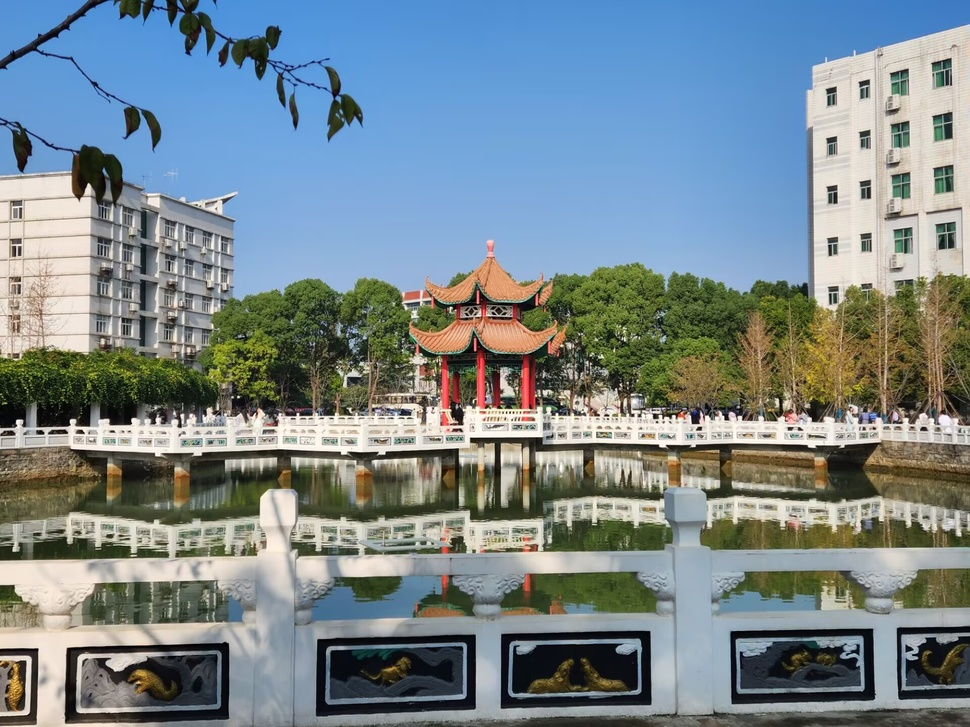
#> input picture Class/my.jpg, 970 x 727 px, shrunk from 1920 x 1440 before the run
$ python '2.1噪声直方图.py'
#> lines starting #> are read from the running program, lines starting #| are printed output that depends on the picture
import cv2
import numpy as np
import matplotlib.pyplot as plt


def add_gaussian_noise(image, mean=0, sigma=25):

    # 获取图像的行列数
    row, col = image.shape

    # 生成高斯噪声
    gaussian_noise = np.random.normal(mean, sigma, (row, col))

    # 添加噪声到原图像
    noisy_image = np.clip(image + gaussian_noise, 0, 255)  # 保证像素值在0到255之间
    return noisy_image.astype(np.uint8)


def plot_noise_histogram(noisy_image):

    # 计算图像的直方图
    hist, bins = np.histogram(noisy_image.flatten(), bins=256, range=(0, 255))

    # 绘制直方图
    plt.figure(figsize=(8, 6))
    plt.title("Noise Histogram")
    plt.xlabel("Pixel Intensity")
    plt.ylabel("Frequency")
    plt.bar(bins[:-1], hist, width=1, color='gray', alpha=0.7)
    plt.grid(True)
    plt.show()


# 读取原图像
image = cv2.imread('my.jpg', cv2.IMREAD_GRAYSCALE)
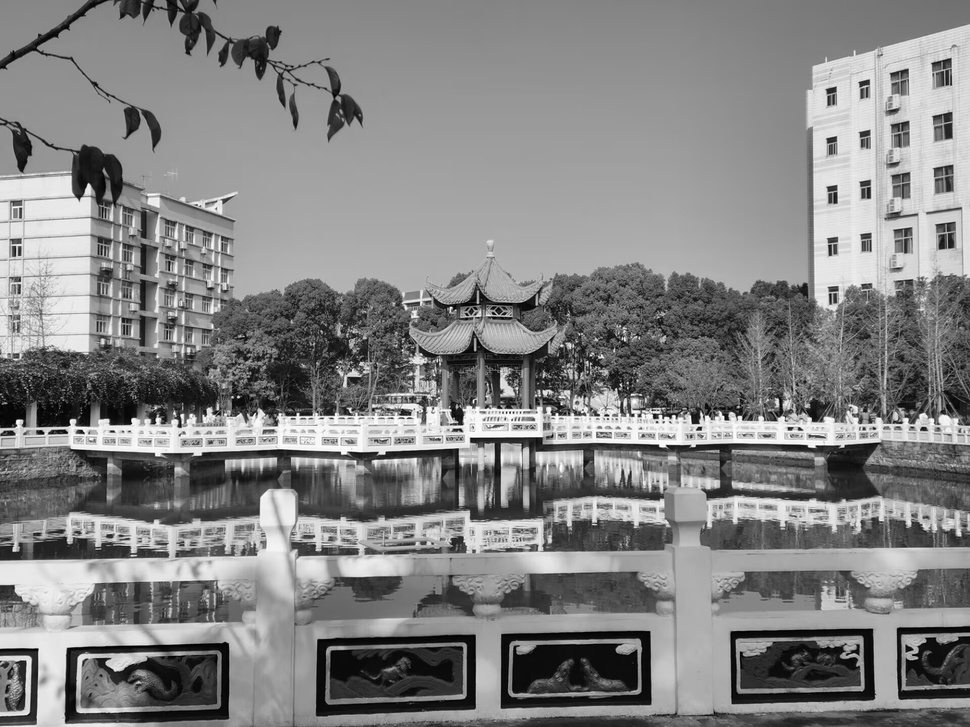
#> image: shape (727, 970); min 0, max 255, mean 131.1
if image is None:
    raise ValueError("Image not found!")

# 向图像添加高斯噪声
noisy_image = add_gaussian_noise(image, mean=0, sigma=25)

# 显示原图像和噪声图像
plt.figure(figsize=(12, 6))

plt.subplot(1, 2, 1)
plt.imshow(image, cmap='gray')
plt.title('Original Image')
plt.axis('off')

plt.subplot(1, 2, 2)
plt.imshow(noisy_image, cmap='gray')
plt.title('Noisy Image')
plt.axis('off')

plt.tight_layout()
plt.show()
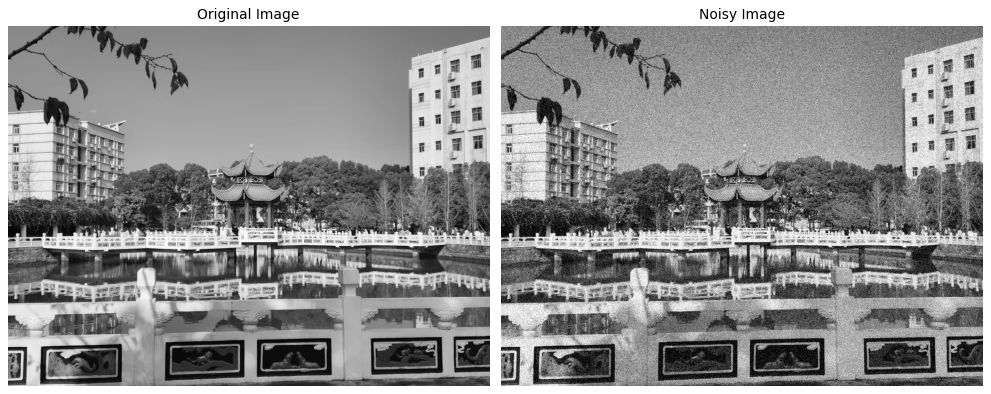
#> figure drawn by matplotlib, 2 panels

# 绘制噪声直方图
plot_noise_histogram(noisy_image)
#> in plot_noise_histogram, `hist, bins = np.histogram(noisy_image.flatten(), bins=256, range=(0, 2..`: hist = 256 values, max 14509 at index 0, min 641 at index 254, mean 2754.6; bins = 257 values from 0 to 255
#> in plot_noise_histogram, `plt.show()`:
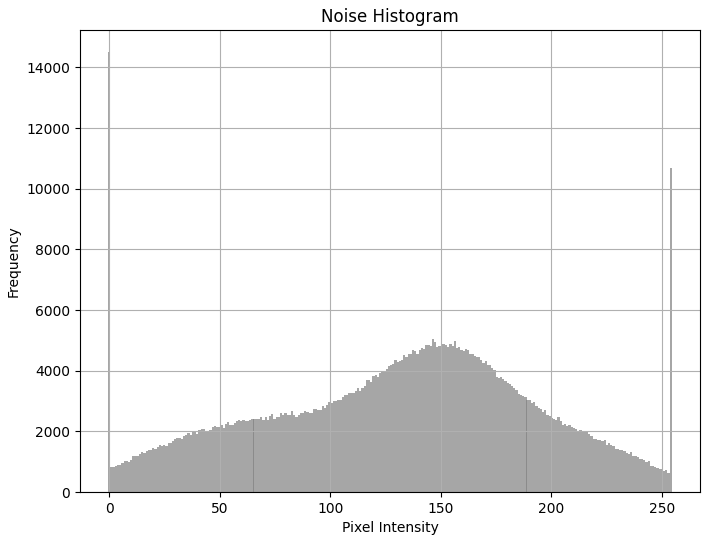
#> figure drawn by matplotlib, 1 panel; tallest bar 14509 high, from x = -0.5 to 0.5

$ run again, with Class/face.jpg copied over Class/my.jpg
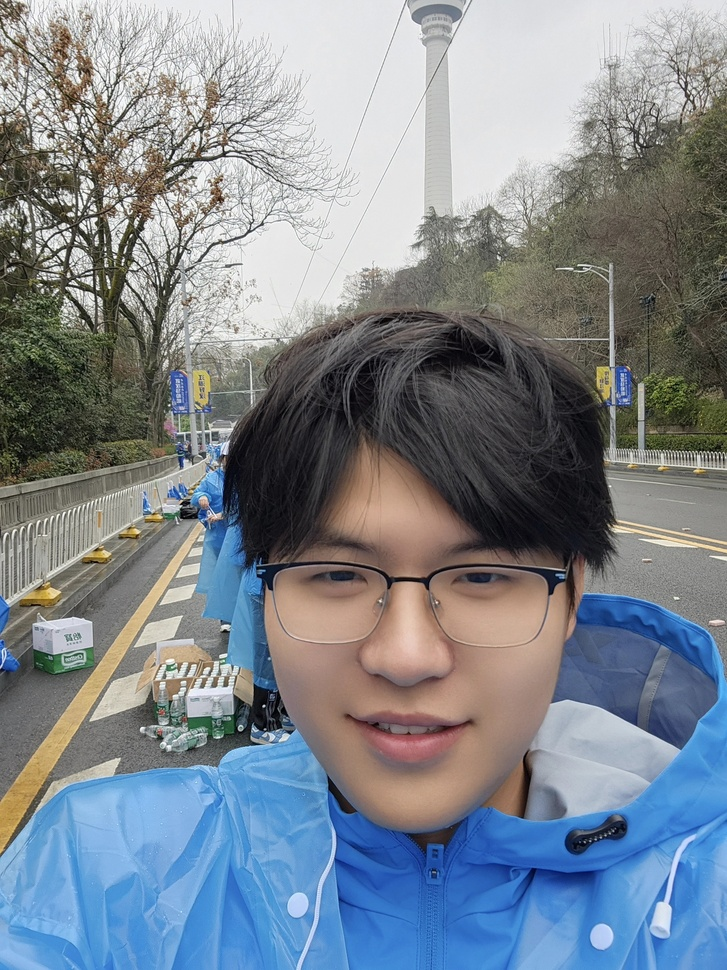
#> input picture Class/face.jpg, 727 x 970 px, shrunk from 2208 x 2944 before the run
#> `plt.show()`:
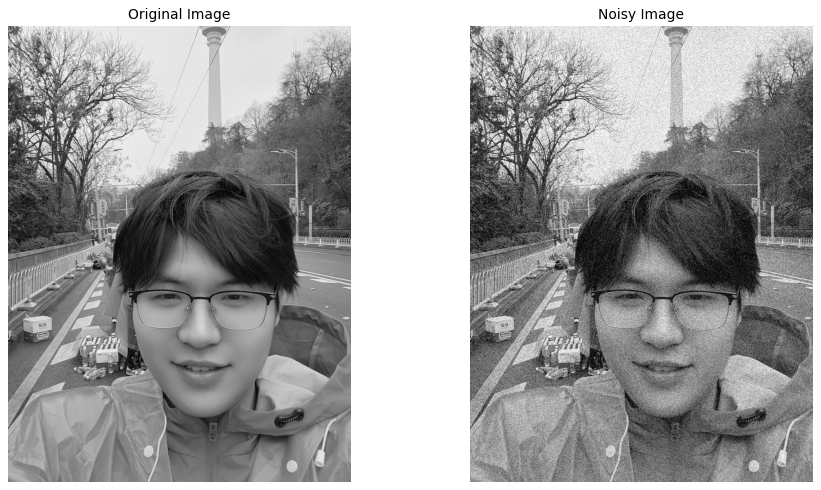
#> figure drawn by matplotlib, 2 panels
#> hist = 256 values, max 17406 at index 255, min 588 at index 1, mean 2754.6; bins = 257 values from 0 to 255
#> in plot_noise_histogram, `plt.show()`:
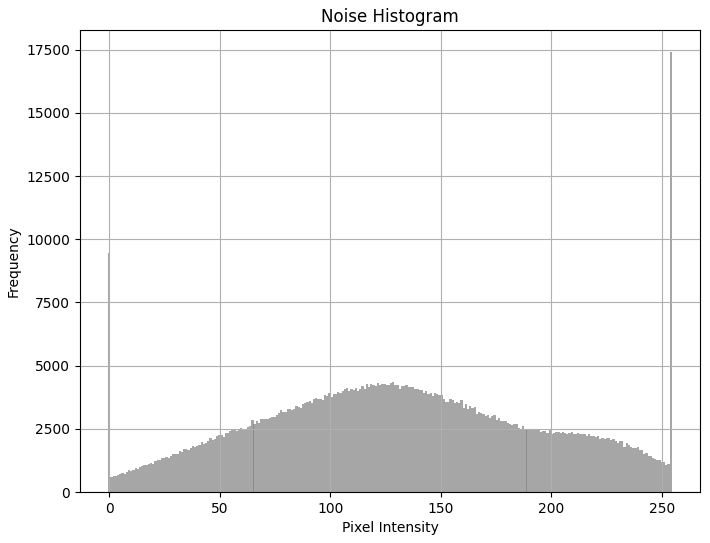
#> figure drawn by matplotlib, 1 panel; tallest bar 17406 high, from x = 253.5 to 254.5
